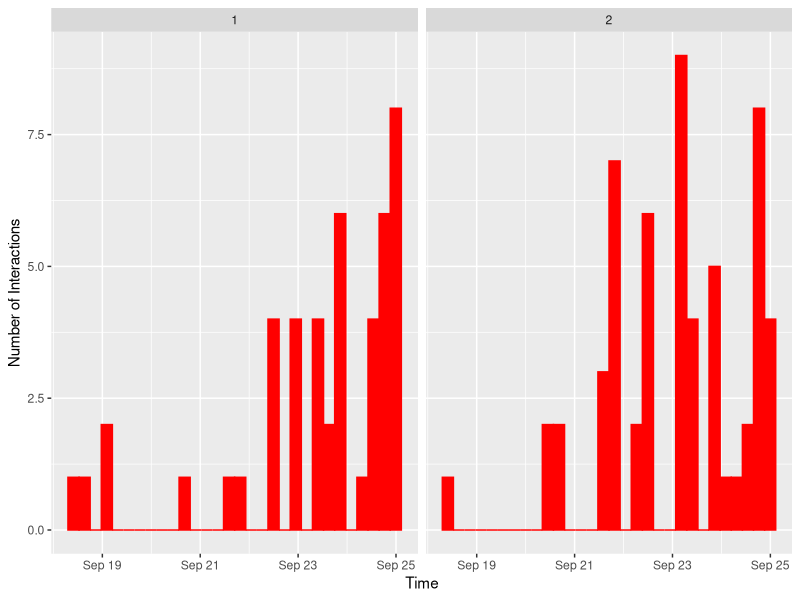
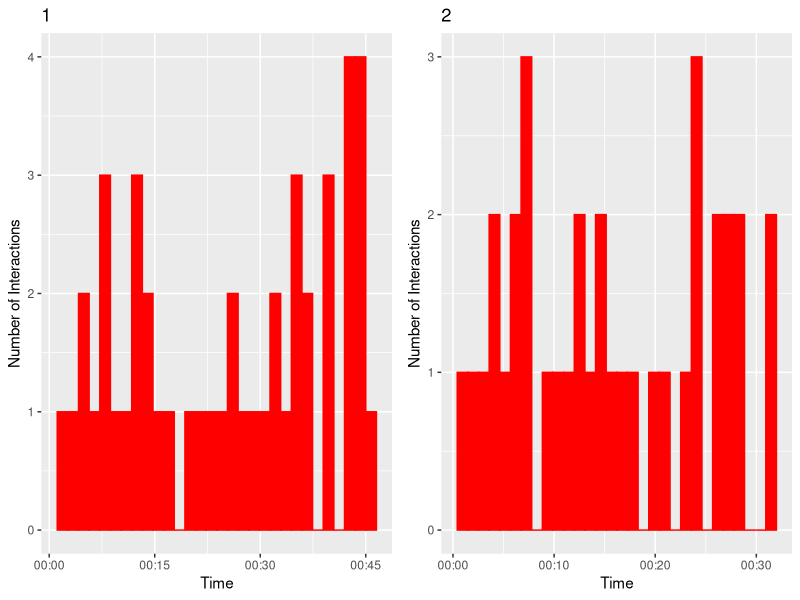
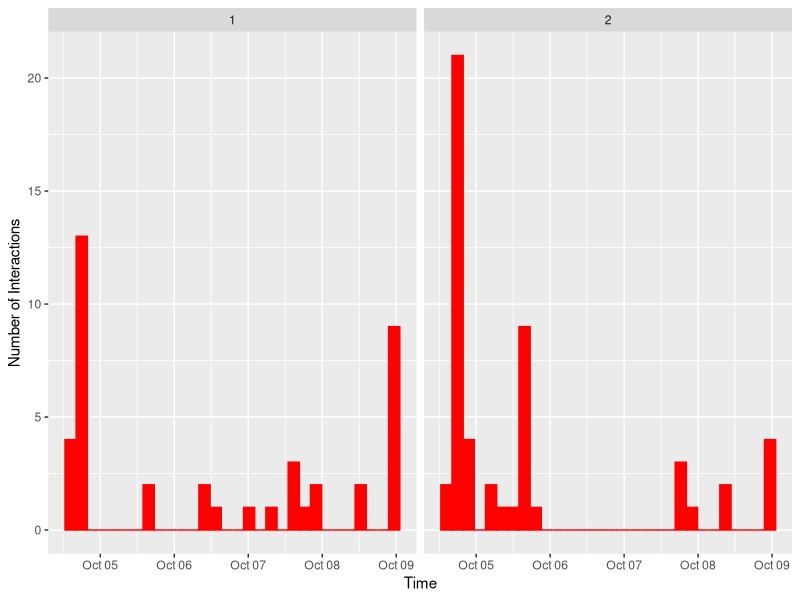
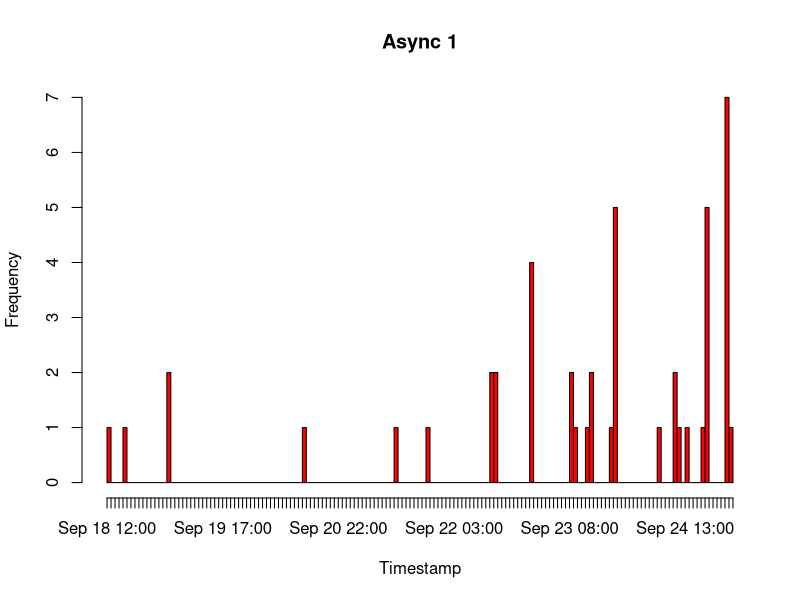
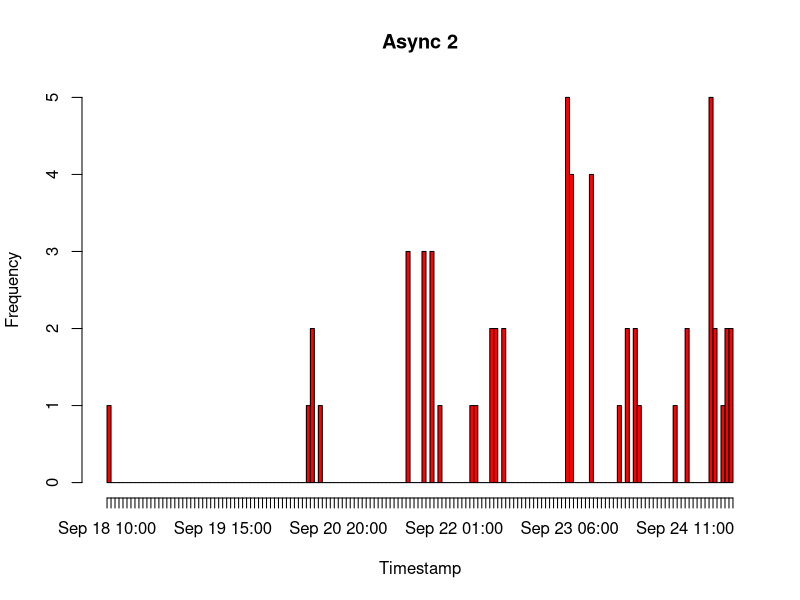
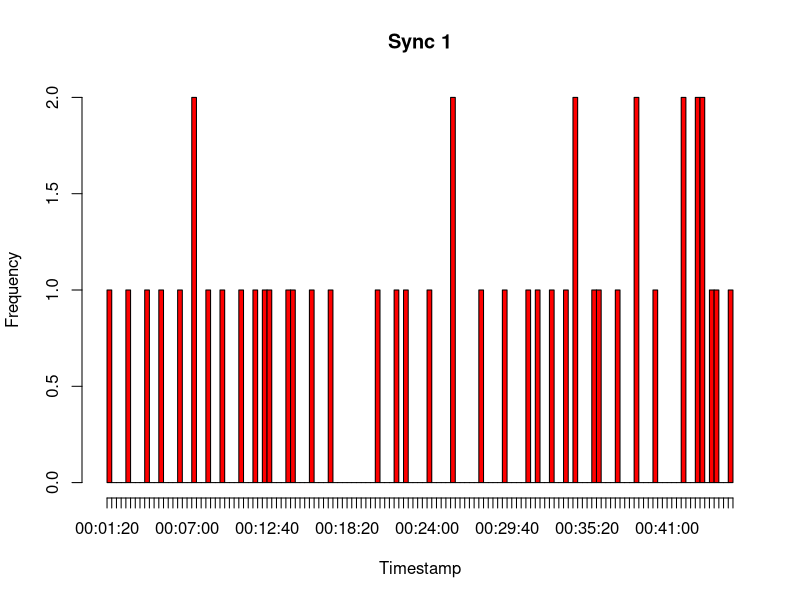
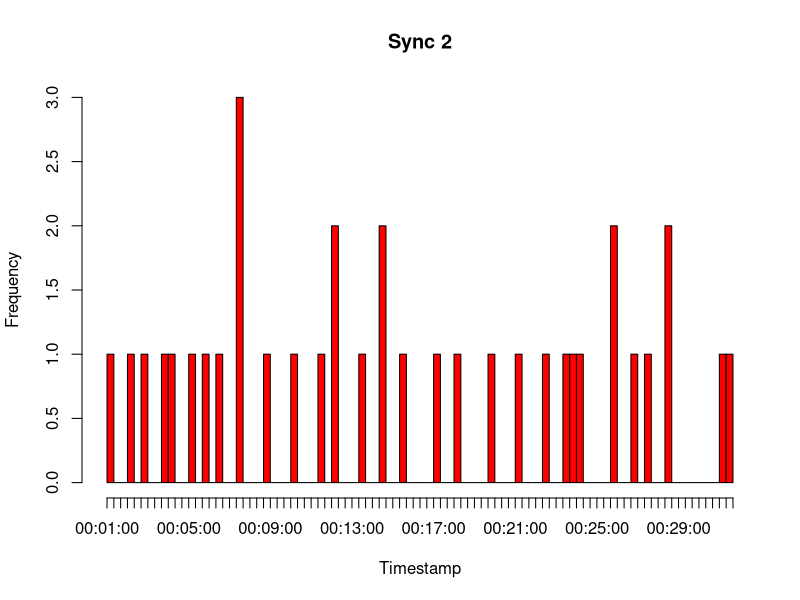
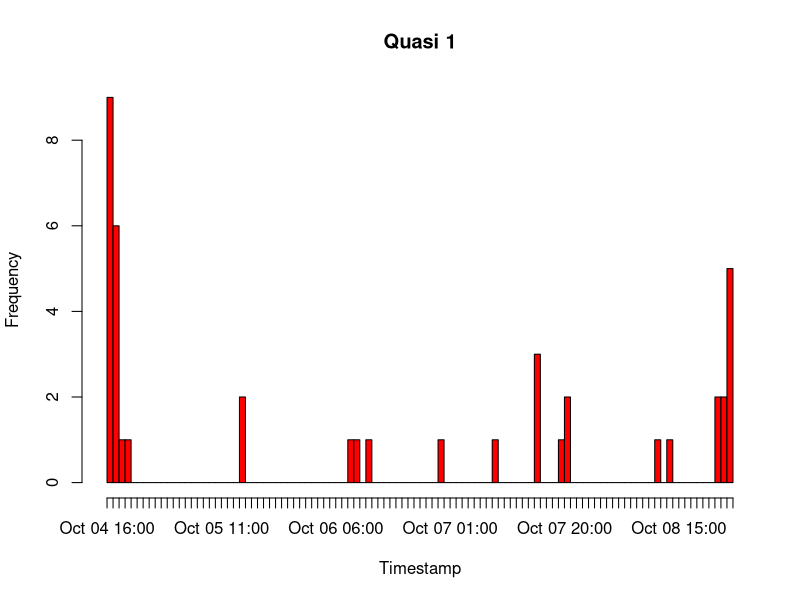

Write the R code that produced these figures, in order.
#PREPARE, WRANGLE
install.packages("gridExtra")
library(tidyverse)
library(gridExtra)
raw <- read.csv("data/master.csv")
raw <- raw |>
  select(c("modality",
           "session",
           "date",
           "time",
           "sender")) |>
  filter(sender !="1")
raw <- raw |>
  filter(modality != "Async essay") |>
  filter(modality != "Async modality") |>
  filter(modality != "Sync essay") |>
  filter(modality != "Sync modality") |>
  filter(modality != "Quasi essay") |>
  filter(modality != "Quasi modality")
raw <- raw |>
  mutate(date = as.Date(date,format='%m/%d/%Y')) |>
  mutate(raw, event = paste(date, time)) |>
  select(c("modality","session","event"))
raw <- raw |>
  mutate(event = ymd_hms(event)) |> #if all fail to parse, it's because of the dumb yyyy/mm/dd thing again. if some fail, it's blanks from double replies
  filter(!is.na(event)) #removes the NAs created by ymd_hms failing to parse a blank
#VISUALIZE
raw |> #Async
  filter(modality == "Async") |>
  ggplot(aes(x=event)) +
  geom_histogram(color = "red", fill = "red") +
  xlab(label = "Time") +
  ylab(label = "Number of Interactions") +
  facet_wrap(~session)
Sync1 <- raw |> #Sync (session 1)
  filter(modality == "Sync") |>
  filter(session == "1") |>
  ggplot(aes(x=event)) +
  geom_histogram(color = "red", fill = "red") +
  xlab(label = "Time") +
  ylab(label = "Number of Interactions") +
  ggtitle("1")
Sync2 <- raw |> #Sync (session 2)
  filter(modality == "Sync") |>
  filter(session == "2") |>
  ggplot(aes(x=event)) +
  geom_histogram(color = "red", fill = "red") +
  xlab(label = "Time") +
  ylab(label = "Number of Interactions") +
  ggtitle("2")
grid.arrange(Sync1, Sync2, nrow = 1)
raw |> #Quasi
  filter(modality == "Quasi") |>
  ggplot(aes(x=event)) +
  geom_histogram(color = "red", fill = "red") +
  xlab(label = "Time") +
  ylab(label = "Number of Interactions") +
  facet_wrap(~session)
#####
#old histogram
Async1 <- raw |>
  filter(modality == "Async") |>
  filter(session == "1")|>
  select("event")
Async2 <- raw |>
  filter(modality == "Async") |>
  filter(session == "2")|>
  select("event")
hist(Async1$event, breaks = "hours", #(from https://stackoverflow.com/questions/42368826/histogram-of-timestamp)
     col="red", main = "Async 1",  
     xlab = "Timestamp", ylab = "Frequency", freq = TRUE)
hist(Async2$event, breaks = "hours", 
     col="red", main = "Async 2",  
     xlab = "Timestamp", ylab = "Frequency", freq = TRUE)
Sync1 <- raw |>
  filter(modality == "Sync") |>
  filter(session == "1")|>
  select("event")
Sync2 <- raw |>
  filter(modality == "Sync") |>
  filter(session == "2")|>
  select("event")
hist(Sync1$event, breaks = 120, 
     col="red", main = "Sync 1",  
     xlab = "Timestamp", ylab = "Frequency", freq = TRUE)
hist(Sync2$event, breaks = 120, 
     col="red", main = "Sync 2",  
     xlab = "Timestamp", ylab = "Frequency", freq = TRUE)
Quasi1 <- raw |>
  filter(modality == "Quasi") |>
  filter(session == "1")|>
  select("event")
Quasi2 <- raw |>
  filter(modality == "Quasi") |>
  filter(session == "2")|>
  select("event")
hist(Quasi1$event, breaks = "hours", 
     col="red", main = "Quasi 1",  
     xlab = "Timestamp", ylab = "Frequency", freq = TRUE)
hist(Quasi2$event, breaks = "hours", 
     col="red", main = "Quasi 2",  
     xlab = "Timestamp", ylab = "Frequency", freq = TRUE)
